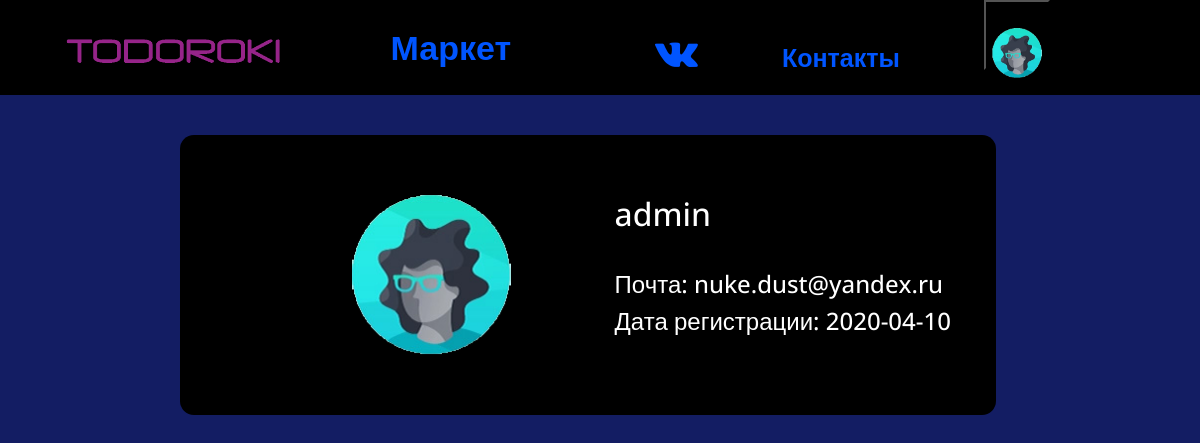
Screenshot of /profile (signed in) with the database file from the repository.
### data/users.py (models this page shows, shortened)
class User(SqlAlchemyBase, UserMixin, SerializerMixin):
    __tablename__ = 'users'
    id = sqlalchemy.Column(sqlalchemy.Integer, primary_key=True, autoincrement=True, unique=True)
    nickname = sqlalchemy.Column(sqlalchemy.String, unique=True)
    email = sqlalchemy.Column(sqlalchemy.String)
    hashed_password = sqlalchemy.Column(sqlalchemy.String)
    date_of_registration = sqlalchemy.Column(sqlalchemy.String,
                                             default=datetime.datetime.now().date())
    root = sqlalchemy.Column(sqlalchemy.Boolean, default=False)
    avatar = sqlalchemy.Column(sqlalchemy.String)
    news = orm.relation('News', back_populates='user')

### main.py (the view)
@login_required
@app.route('/profile')  # профиль пользователя
def my_profile():
    return render_template('my_profile.html', title='Todoroki | Мой профиль',
                           nickname=current_user.nickname, image=current_user.avatar,
                           mail=current_user.email, created_date=current_user.date_of_registration)

### data/db_session.py (called while the page is built)
def create_session() -> Session:
    global __factory
    return __factory()

### main.py (called while the page is built)
@login_manager.user_loader
def load_user(user_id):  # функция для загрузки пользователя
    sessions = db_session.create_session()
    return sessions.query(users.User).get(user_id)

### templates/my_profile.html
{% extends "base.html" %}
{% block content %}
<div class="contentss" style="margin-left: 15%">
    <div style="display: flex" >
    <img src={{ image }} style="width: 160px; height: 160px;">
        <div style="margin-left: 5%">
            <h2 style="color: white"> {{ nickname }} </h2><br>
            <h4 style="color: white">Почта: {{ mail }}</h4>
            <h4 style="color: white">Дата регистрации: {{ created_date }}</h4>
        </div>
    </div>
</div>
{% endblock %}

### templates/base.html (shortened to what this page needs)
<!DOCTYPE html>
<html lang="en">
<head>
    <link rel="stylesheet"
          href="https://maxcdn.bootstrapcdn.com/font-awesome/4.7.0/css/font-awesome.min.css">
    <link rel="stylesheet"
          href="https://stackpath.bootstrapcdn.com/bootstrap/4.4.1/css/bootstrap.min.css"
>
    <link rel="stylesheet" href="/static/styles/styles.css" type="text/css">
    <link rel="stylesheet" href="/static/styles/rainbow.css" type="text/css">
</head>
<body>
    <header>
        <div>
            <a href="/"><img src="/static/img/logo.png" alt="logo" class="logo"></a>
            <a href="/market" class="market" style="text-decoration: none;">Маркет</a>
            <nav>
                <ul>
                     {% if current_user.is_authenticated %}
                    <li><a href="https://vk.com/im?sel=-193170178" target="_blank"><i class="fa fa-vk" aria-hidden="true" style="font-size: 40px; text-decoration: none;"></i></a></li>
                    <li><a href="/about">Контакты</i></a></li>
                    {% else %}
                    <li><a href="https://vk.com/im?sel=-193170178" target="_blank"><i class="fa fa-vk" aria-hidden="true" style="font-size: 40px; text-decoration: none;padding-top: 20px"></i></a></li>
                    <li><a href="/about">Контакты</i></a></li>
                    {% endif %}
                    {% if current_user.is_authenticated %}
                         <li><div class="dropdown">
                          <button class="dropdown" type="button" id="dropdownMenuButton" data-toggle="dropdown" aria-haspopup="true" aria-expanded="false" style="height: 70px; background-color: black; border-color: black; margin-right: 10px;">
                            <p><img src={{ image }} style="width: 50px; padding-top: 25px;"></p>
                          </button>
                        </div></li>
                    {% endif %}
                </ul>
            </nav>
        </div>
    </header>
{% block content %}
{% endblock %}
</body>
</html>

### static/styles/styles.css (style rules this page uses)
body { margin: 0; background-color: #131d63; font-family: 'Open Sans', sans-serif; font-weight: 80px; }
.logo { float: left; height: 70px; padding-top: 30px; padding-left: 60px; }
header { background-color: #000000; display: table; width: 100%; height: 90px }
nav { float: right; }
nav ul { margin: 0; list-style: none; padding-right: 140px; }
nav li { display: inline-block; margin-left: 80px; }
nav a { color: #05f; text-decoration: none; font-size: 25px; font-weight: bold }
.market { color: #05f; text-decoration: none; line-height: 95px; font-size: 34px; font-weight: bold; padding-left: 100px; }
.contentss { background: #000000; font-size: 19px; width: 68%; margin-left: 410px; margin-top: 40px; border-radius: 14px; padding-left: 100px; padding-right: 45px; padding-top: 60px; padding-bottom: 60px; }
div img { height: auto; width: auto; max-width: 600px; max-height: 600px; display: block; margin-left: auto; margin-right: auto }

### rows the page displays
User: avatar (picture), nickname "admin", email "nuke.dust@yandex.ru", date_of_registration "2020-04-10"
